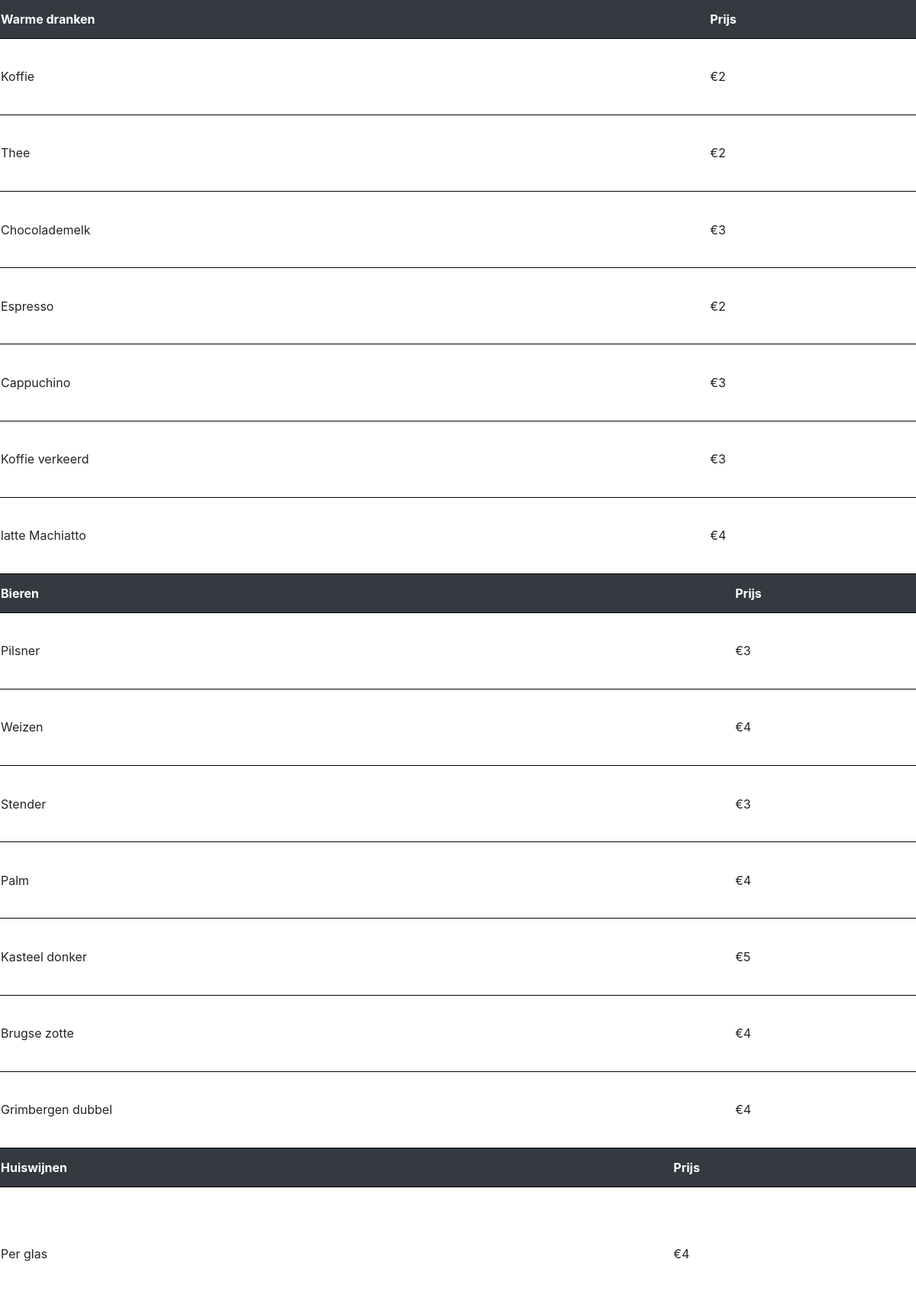
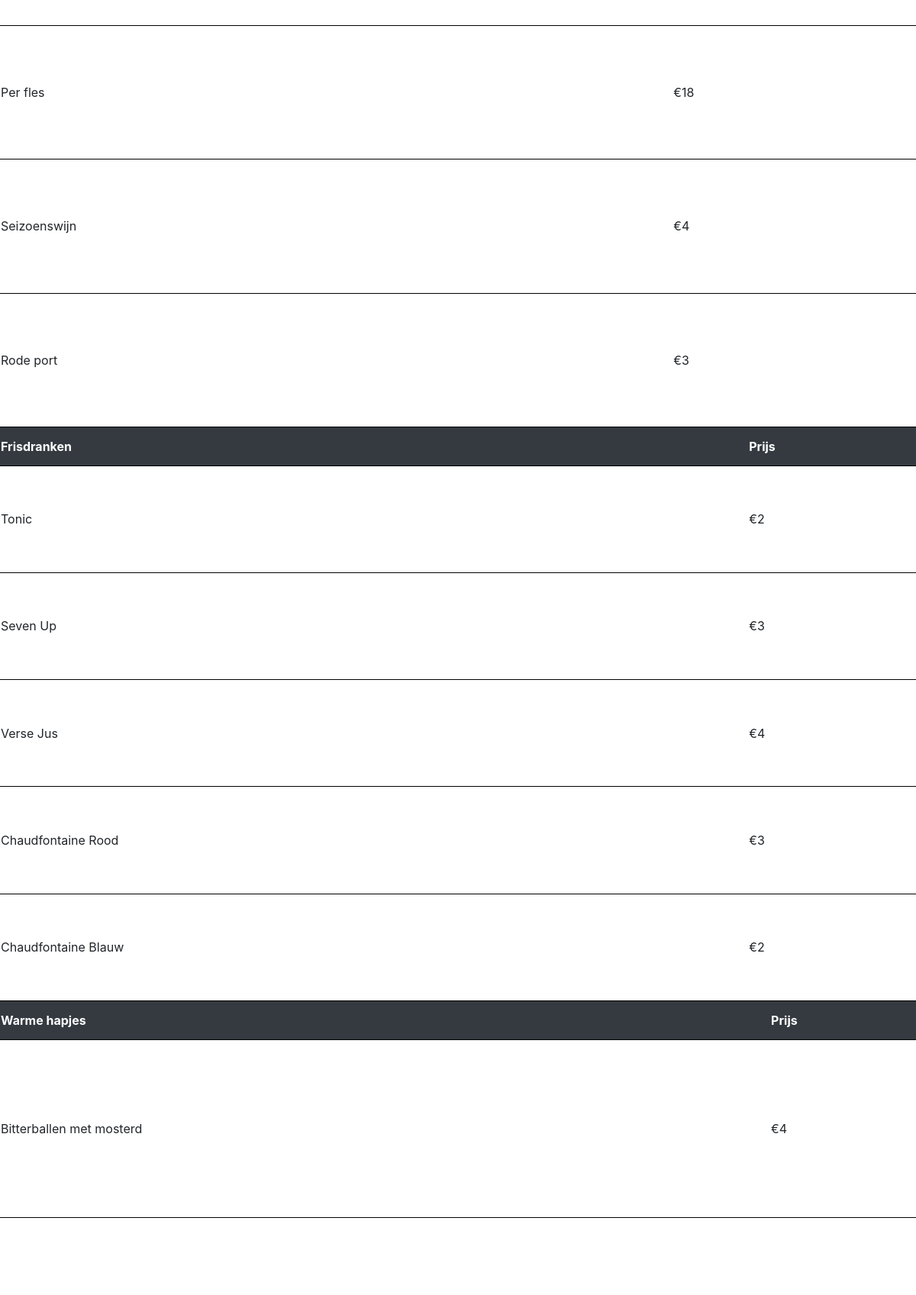
/View/menu.php (upper part), run on the app's committed database (2 pictures, top to bottom).
### tables this page shows
CREATE TABLE `gerechten` (
  `gerechtsnummer` int(11) NOT NULL,
  `gerechtsnaam` varchar(256) NOT NULL,
  `gerechtsomschrijving` text NOT NULL,
  `gerechtsprijs` int(11) NOT NULL,
  `gang` int(2) NOT NULL
);

### Model/connection.php (called while the page is built)
<?php
class connection
{
    public function connect()
    {
        $connect = new PDO('mysql:host=localhost; dbname=restaurant_excellent', 'root', '');
        return $connect;
    }
}

### Model/menumodel.php (called while the page is built)
<?php
include('connection.php');
$connection = new connection();
$query = $connection->connect()->prepare('SELECT * FROM gerechten ORDER BY gang');
$query->execute();
$gangen = $query->fetchAll();

### View/menu.php (the view, shortened to what this page needs)
<html>
<head>
    <?php
    include('../includes/pageincludes.php');
    include('../Model/menumodel.php');
    ?>
    <link rel="stylesheet" href="../Css/style.css">
</head>
<body>
<table style="background:white; float:left;">
    <tr>
        <th>Warme dranken</th>
        <th>Prijs</th>
    </tr>
    <?php foreach ($gangen as $gang) {
    if($gang['gang'] == 1){
    ?>
    <tr>
        <td>
            <?php echo $gang['gerechtsnaam']; ?>
        </td>
        <td>
            <?php echo '€' . $gang['gerechtsprijs']; ?>
        </td>
    </tr>
    <?php } } ?>
    <table style="background:white; float:left;">
        <tr>
            <th>Bieren</th>
            <th>Prijs</th>
        </tr>
        <?php foreach ($gangen as $gang) {
            if ($gang['gang'] == 2) {
                ?>
                <tr>
                    <td>
                        <?php echo $gang['gerechtsnaam']; ?>
                    </td>
                    <td>
                        <?php echo '€' . $gang['gerechtsprijs']; ?>
                    </td>
                </tr>
            <?php }
        } ?>
    </table>
    <table style="background:white; float:left;">
        <tr>
            <th>Huiswijnen</th>
            <th>Prijs</th>
        </tr>
        <?php foreach ($gangen as $gang) {
            if ($gang['gang'] == 3) {
                ?>
                <tr>
                    <td>
                        <?php echo $gang['gerechtsnaam']; ?>
                    </td>
                    <td>
                        <?php echo '€' . $gang['gerechtsprijs']; ?>
                    </td>
                </tr>
            <?php }
        } ?>
    </table>
    <table style="background:white; float:left;">
        <tr>
            <th>Frisdranken</th>
            <th>Prijs</th>
        </tr>
        <?php foreach ($gangen as $gang) {
            if ($gang['gang'] == 4) {
                ?>
                <tr>
                    <td>
                        <?php echo $gang['gerechtsnaam']; ?>
                    </td>
                    <td>
                        <?php echo '€' . $gang['gerechtsprijs']; ?>
                    </td>
                </tr>
            <?php }
        } ?>
    </table>
    <table style="background:white; float:left;">
        <tr>
            <th>Warme hapjes</th>
            <th>Prijs</th>
        </tr>
        <?php foreach ($gangen as $gang) {
            if ($gang['gang'] == 5) {
                ?>
                <tr>
                    <td>
                        <?php echo $gang['gerechtsnaam']; ?>
                    </td>
                    <td>
                        <?php echo '€' . $gang['gerechtsprijs']; ?>
                    </td>
                </tr>
            <?php }
        } ?>
    </table>
</body>
</html>

### Css/the-big-picture.css (style rules this page uses)
body { background: url('http://www.amifood.be/wp-content/uploads/2017/04/image-6.jpg') no-repeat center center fixed; -webkit-background-size: cover; -moz-background-size: cover; background-size: cover; -o-background-size: cover; }

### Css/style.css (style rules this page uses)
table { height: 94%; width: 100%; border-collapse: collapse; background: white; overflow: scroll; }
th { height: 50px; color: white; background: #343A40; }
tr { border-bottom: solid black 1px; }
body { text-align: center; }

### data on the page
gerechten: gerechtsnaam "Koffie", gerechtsprijs "2"
gerechten: gerechtsnaam "Thee", gerechtsprijs "2"
gerechten: gerechtsnaam "Chocolademelk", gerechtsprijs "3"
gerechten: gerechtsnaam "Espresso", gerechtsprijs "2"
gerechten: gerechtsnaam "Cappuchino", gerechtsprijs "3"
gerechten: gerechtsnaam "Koffie verkeerd", gerechtsprijs "3"
gerechten: gerechtsnaam "latte Machiatto", gerechtsprijs "4"
gerechten: gerechtsnaam "Pilsner", gerechtsprijs "3"
gerechten: gerechtsnaam "Weizen", gerechtsprijs "4"
gerechten: gerechtsnaam "Stender", gerechtsprijs "3"
gerechten: gerechtsnaam "Palm", gerechtsprijs "4"
gerechten: gerechtsnaam "Kasteel donker", gerechtsprijs "5"
gerechten: gerechtsnaam "Brugse zotte", gerechtsprijs "4"
gerechten: gerechtsnaam "Grimbergen dubbel", gerechtsprijs "4"
gerechten: gerechtsnaam "Per glas", gerechtsprijs "4"
gerechten: gerechtsnaam "Per fles", gerechtsprijs "18"
gerechten: gerechtsnaam "Seizoenswijn", gerechtsprijs "4"
gerechten: gerechtsnaam "Rode port", gerechtsprijs "3"
gerechten: gerechtsnaam "Tonic", gerechtsprijs "2"
gerechten: gerechtsnaam "Seven Up", gerechtsprijs "3"
gerechten: gerechtsnaam "Verse Jus", gerechtsprijs "4"
gerechten: gerechtsnaam "Chaudfontaine Rood", gerechtsprijs "3"
gerechten: gerechtsnaam "Chaudfontaine Blauw", gerechtsprijs "2"
gerechten: gerechtsnaam "Bitterballen met mosterd", gerechtsprijs "4"
